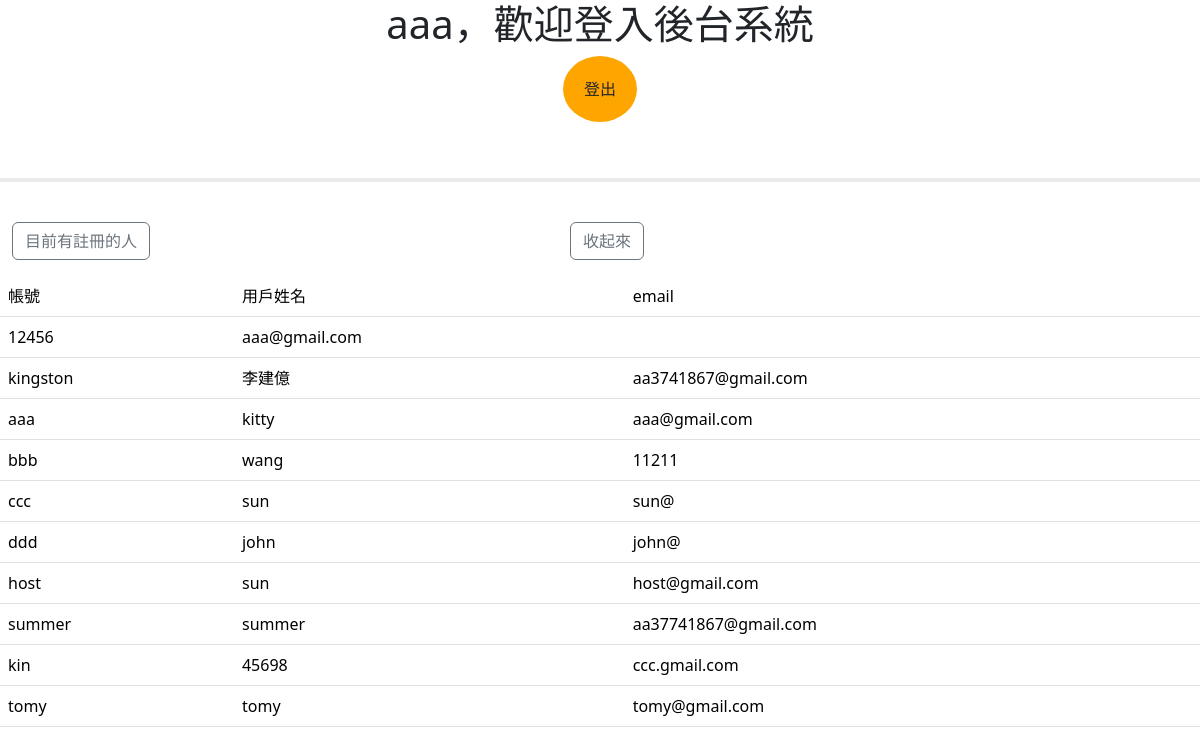
Screenshot of /web_app/home_list/ (signed in) with the database file from the repository.
### web_app/models.py (models this page shows)
class Visitor(models.Model):
    user = models.CharField(max_length = 30)
    password = models.CharField(max_length = 20)
    name = models.CharField(max_length = 50)
    email = models.CharField(max_length = 30)
    vertified = models.BooleanField(default = False)
    class Meta:
        db_table = "visitor"

### web_app/views.py (the view)
class Homelist(ListView):
    model = Visitor
    template_name = "home_list.html"
    context_object_name = "db_list"
    def get_context_data(self,**kwargs):     #overwriting get_context_data --> **kwargs = {}
        context = super().get_context_data(**kwargs)
        context['username'] = self.request.session["login_user"]
        return context

### templates/home_list.html
{% extends "home.html" %}
{% block list %}
{% for db in db_list %}
<tr>
    <td> {{db.user}} </td>
    <td> {{db.name}} </td>
    <td> {{db.email}}</td>
</tr>
{% endfor %}
{% endblock %}

### rows the page displays
Visitor: user "12456", name "aaa@gmail.com"
Visitor: user "kingston", name "李建億", email "aa3741867@gmail.com"
Visitor: user "aaa", name "kitty", email "aaa@gmail.com"
Visitor: user "bbb", name "wang", email "11211"
Visitor: user "ccc", name "sun", email "sun@"
Visitor: user "ddd", name "john", email "john@"
Visitor: user "host", name "sun", email "host@gmail.com"
Visitor: user "summer", name "summer", email "aa37741867@gmail.com"
Visitor: user "kin", name "45698", email "ccc.gmail.com"
Visitor: user "tomy", name "tomy", email "tomy@gmail.com"
